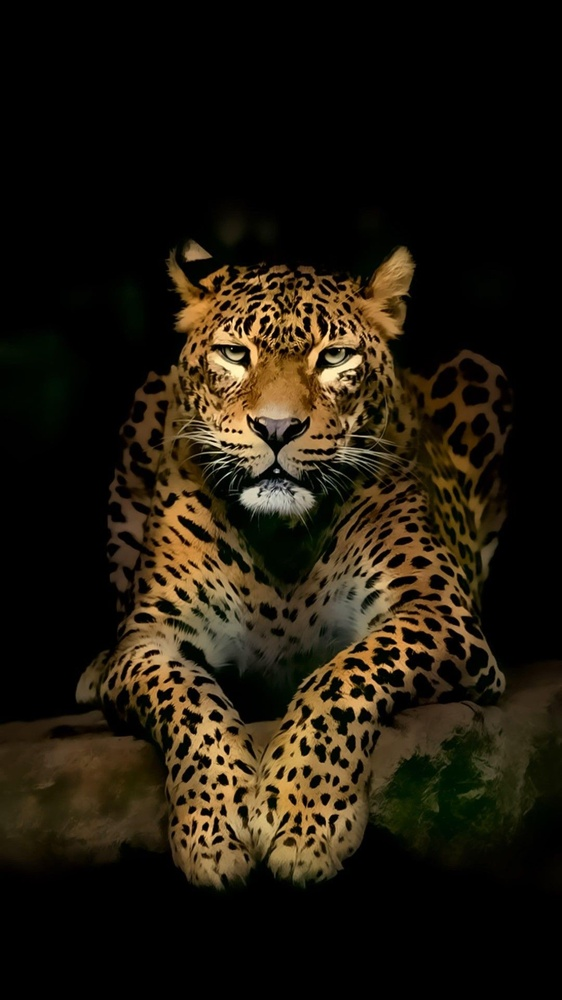
#> input picture 5_Month_Computer_Vision_Roadmap/Month-01/Week-04/Day-04/Data/panther.jpg, 562 x 1000 px, shrunk from 1080 x 1920 before the run, found by its file name
$ python excercise.py
#> lines starting #> are read from the running program, lines starting #| are printed output that depends on the picture; after the words box and inside, x2 and y2 are one past the last pixel; in counts of white or black regions, pixels touching at a corner belong together
# Month-01
# Week-04
# Day-04
# ----------------------------
# تمرین:
#  یک تصویر با نور متفاوت انتخاب کن
#  بر روی آن threshold معمولی و adaptive رو اعمال و با هم مقایسه کن
# ----------------------------------
import cv2
from pathlib import Path
# from cvtools import cvt
p = print

path = r"E:\python\INTPCode\5_Month_Computer_Vision_Roadmap\Month-01\Week-04\Day-04\Data\panther.jpg"
img = cv2.imread(path,0)  #خواندن تصویر به صورت خاکستری
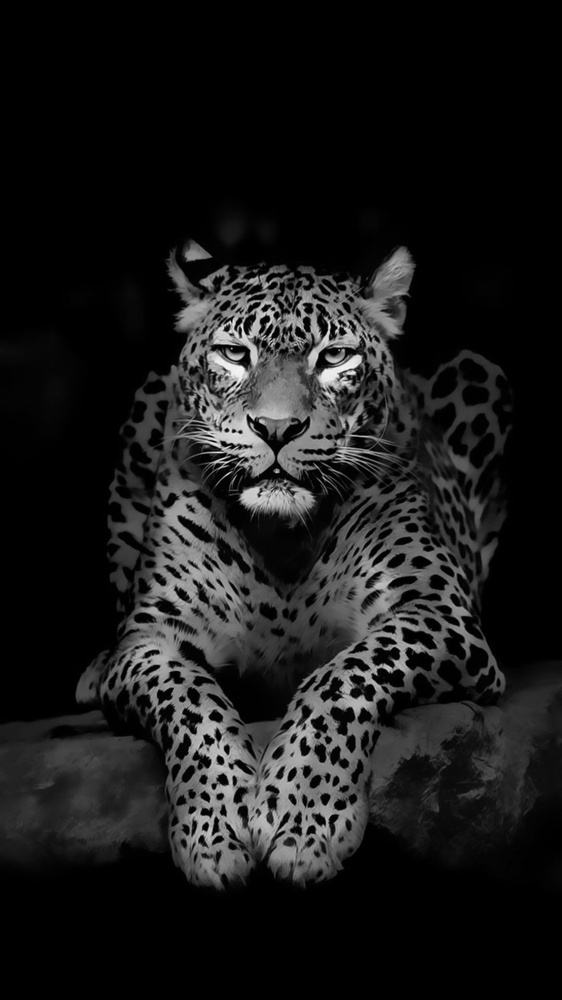
#> img: shape (1000, 562); min 0, max 246, mean 26.1

_,simple_treshold = cv2.threshold(img,50,255,cv2.THRESH_BINARY)
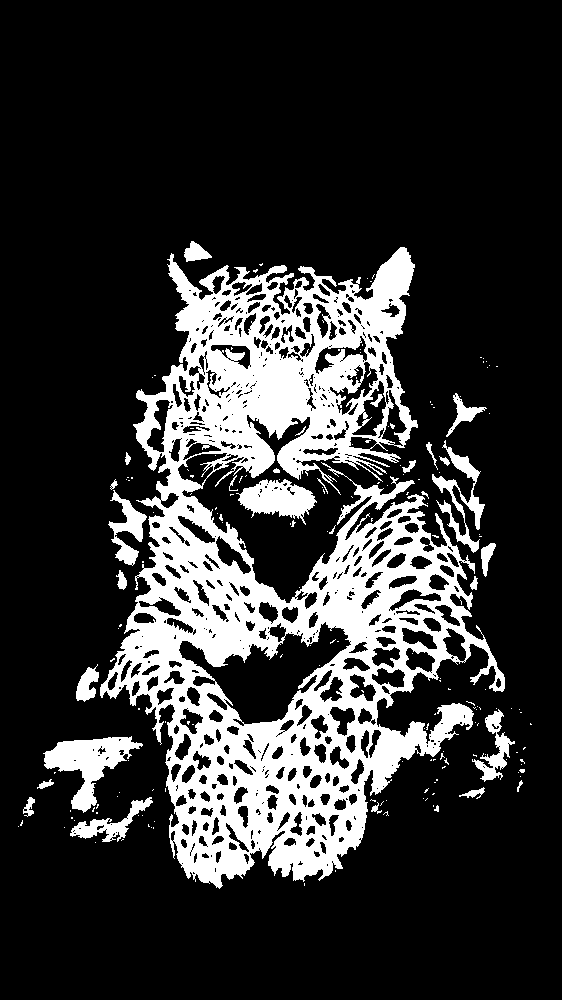
#> simple_treshold: shape (1000, 562); 20.1% white; 187 white regions (156 under 20 px), largest, box (x1, y1, x2, y2) and area: (100, 247, 505, 889) 99545, (43, 736, 143, 813) 3049, (236, 479, 317, 525) 2047
adaptive_threshold = cv2.adaptiveThreshold(img,255,cv2.ADAPTIVE_THRESH_GAUSSIAN_C , cv2.THRESH_BINARY, 21, 3)
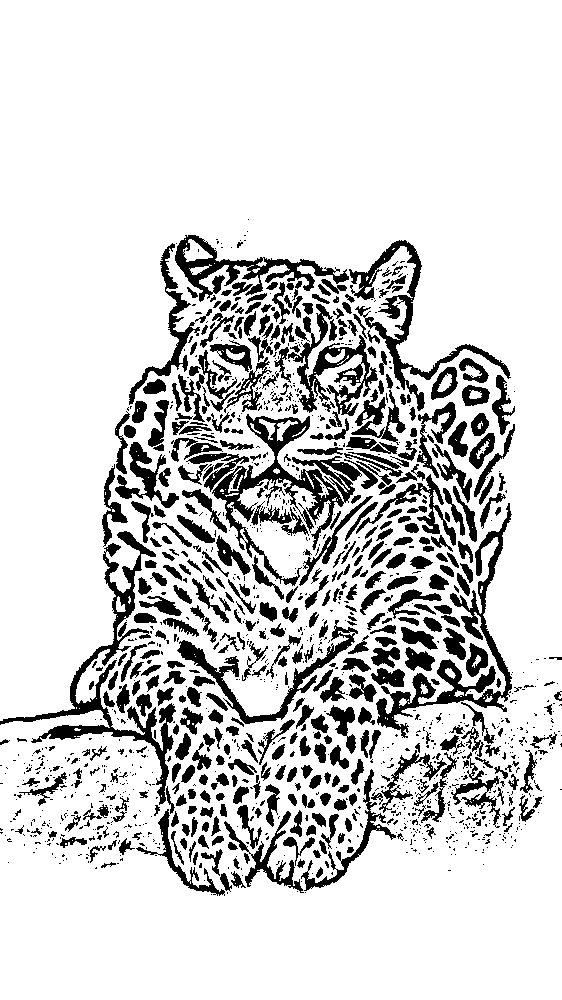
#> adaptive_threshold: shape (1000, 562); 83% white; 1354 black regions (877 under 20 px), largest, box (x1, y1, x2, y2) and area: (212, 414, 362, 586) 5453, (0, 531, 176, 805) 5401, (376, 503, 512, 738) 4645
# برای ساخت تصویری نرم تر بلاک سایز رو برابر 21 گرفتیم
# --------------------------------------------
output = Path(
    r"E:\python\INTPCode\5_Month_Computer_Vision_Roadmap\Month-01\Week-04\Day-04\Output"
)
output.mkdir(parents=True,exist_ok=True)
# -------------------------------------------
cv2.imwrite(output/"simple_threshold_panther.jpg",simple_treshold)
cv2.imwrite(output/"adaptive_threshold_panther.jpg",adaptive_threshold)
